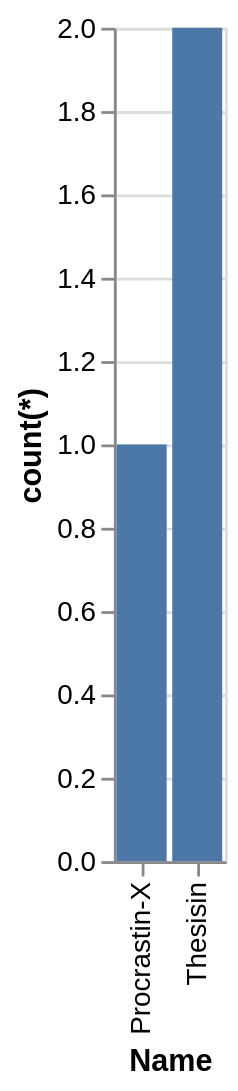

Write a Vega-Lite specification for this figure.
### Vega-Lite specification from a JSON file in a GitHub repository (floating-point values rounded to 4 significant figures)
{"data": {"values": [{"x_data": "Procrastin-X", "y_data": 1}, {"x_data": "Thesisin", "y_data": 2}]}, "mark": "bar", "encoding": {"x": {"field": "x_data", "type": "nominal", "title": "Name", "sort": {"op": "sum", "field": "y_data", "order": "ascending"}}, "y": {"field": "y_data", "type": "quantitative", "title": "count(*)"}}}
